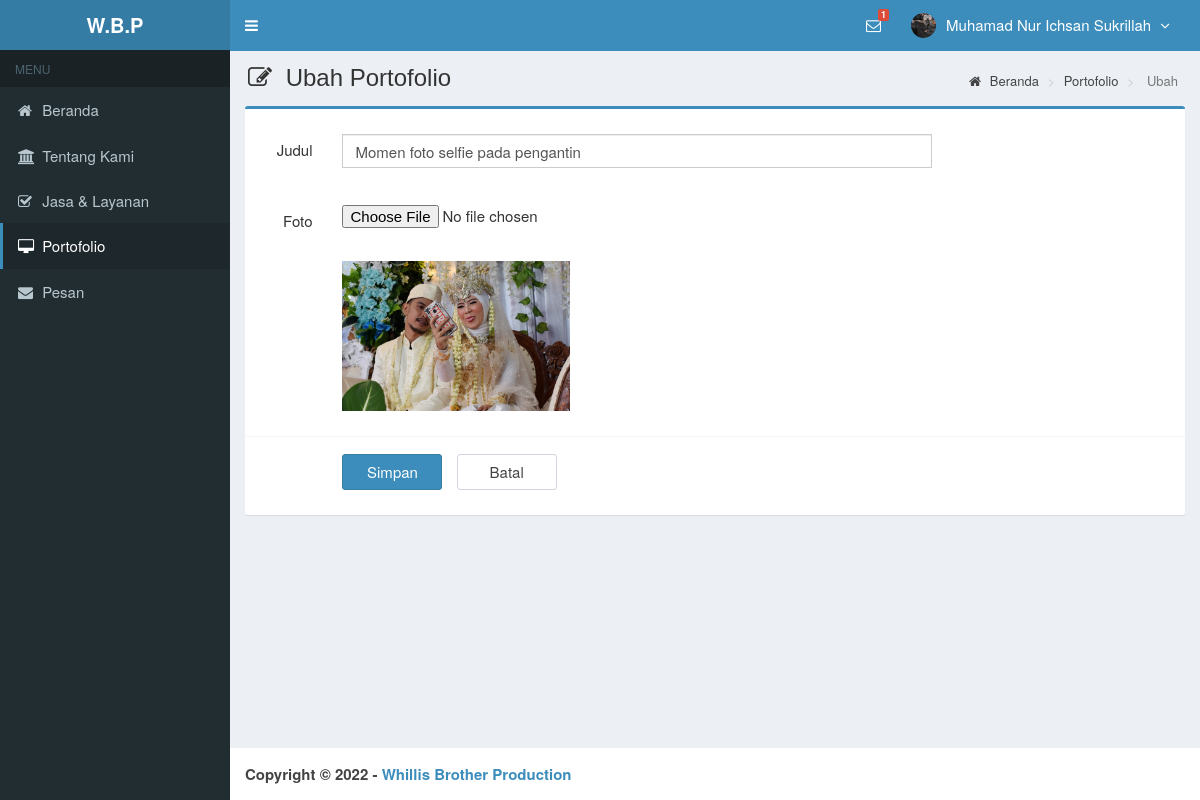
Page /admin/main.php?module=form_portfolio&form=edit&id=2 (signed in) on the committed database.
### tables this page shows
CREATE TABLE `tb_portofolio` (
  `id_portofolio` int(11) NOT NULL,
  `judul` varchar(255) NOT NULL,
  `foto` varchar(100) NOT NULL
);

### admin/modules/portfolio/form.php (the view, shortened to what this page needs)
<?php
if ($_GET['form']=='add') { ?>
  <section class="content-header">
    <h1>
      <i style="margin-right:7px" class="fa fa-edit"></i> Tambah Portofolio
    </h1>
    <ol class="breadcrumb">
      <li><a href="?module=home"><i class="fa fa-home"></i> Beranda </a></li>
      <li><a href="?module=portfolio"> Portofolio </a></li>
      <li class="active"> Tambah </li>
    </ol>
  </section>
  <section class="content">
    <div class="row">
      <div class="col-md-12">
        <div class="box box-primary">
          <form role="form" class="form-horizontal" method="POST" action="modules/portfolio/proses.php?act=insert" method="POST" enctype="multipart/form-data">
            <div class="box-body">
              <div class="form-group">
                <label class="col-sm-1 control-label">Judul</label>
                <div class="col-sm-8">
                  <input type="text" class="form-control" name="judul" autocomplete="off" required>
                </div>
              </div>
              <br>
              <div class="form-group">
                <label class="col-sm-1 control-label">foto</label>
                <div class="col-sm-8">
                  <input style="height:35px" type="file" name="foto" autocomplete="off" required>
                </div>
              </div>
            </div>
            <div class="box-footer">
              <div class="form-group">
                <div class="col-sm-offset-1 col-sm-11">
                  <input type="submit" class="btn btn-primary btn-submit" name="save" value="Simpan">
                  <a href="?module=portfolio" class="btn btn-default btn-reset">Batal</a>
                </div>
              </div>
            </div>
          </form>
        </div>
      </div>
    </div>
  </section>
<?php
}
elseif ($_GET['form']=='edit') {
  if (isset($_GET['id'])) {
      $query = mysqli_query($mysqli, "SELECT * FROM tb_portofolio WHERE id_portofolio='$_GET[id]'")
                                      or die('Ada kesalahan pada query tampil data portfolio : '.mysqli_error($mysqli));
      $data  = mysqli_fetch_assoc($query);
    }
?>
  <section class="content-header">
    <h1>
      <i style="margin-right:7px" class="fa fa-edit"></i> Ubah Portofolio
    </h1>
    <ol class="breadcrumb">
      <li><a href="?module=home"><i class="fa fa-home"></i> Beranda </a></li>
      <li><a href="?module=portfolio"> Portofolio </a></li>
      <li class="active"> Ubah </li>
    </ol>
  </section>
  <section class="content">
    <div class="row">
      <div class="col-md-12">
        <div class="box box-primary">
          <form role="form" class="form-horizontal" method="POST" action="modules/portfolio/proses.php?act=update" method="POST" enctype="multipart/form-data">
            <div class="box-body">
              <div class="form-group">
                <label class="col-sm-1 control-label">Judul</label>
                <div class="col-sm-8">
                  <input type="text" class="form-control" name="judul" autocomplete="off" value="<?php echo $data['judul']; ?>" required>
                </div>
              </div>
              <br>
              <div class="form-group">
                <label class="col-sm-1 control-label">Foto</label>
                <div class="col-sm-8">
                  <input style="height:35px" type="file" name="foto" autocomplete="off">
                  <br>
                  <img src="../images/portfolio/<?php echo $data['foto']; ?>" height="150">
                </div>
              </div>
            </div>
            <div class="box-footer">
              <div class="form-group">
                <div class="col-sm-offset-1 col-sm-11">
                  <input type="submit" class="btn btn-primary btn-submit" name="save" value="Simpan">
                  <a href="?module=portfolio" class="btn btn-default btn-reset">Batal</a>
                </div>
              </div>
            </div>
          </form>
        </div>
      </div>
    </div>
  </section>
<?php
}
?>

### admin/assets/css/style.css (style rules this page uses)
.form-horizontal .control-label { margin-bottom: 0; padding-top: 5px; text-align: right; }
label { display: inline-block; font-size: 15px; font-weight: 400; margin-bottom: 5px; max-width: 100%; }
.form-control { background-color: #fff; background-image: none; border: 1px solid #ccc; border-radius: 4px; box-shadow: 0 1px 1px rgba(0, 0, 0, 0.075) inset; color: #555; display: block; font-size: 15px; height: 34px; line-height: 1.42857; padding: 6px 12px; transition: border-color 0.15s ease-in-out 0s, box-shadow 0.15s ease-in-out 0s; width: 100%; }
.btn-default { background-color: #fff; border-color: #d2d6de; color: #444; }
.content-header { padding: 15px 18px 0; position: relative; }
.content-header > .breadcrumb { background: transparent none repeat scroll 0 0; border-radius: 2px; float: right; font-size: 13px; margin-bottom: 0; margin-top: 0; padding: 7px 12px; position: absolute; right: 10px; top: 15px; }
.btn-submit { width: 100px; margin-top: 7px; margin-right: 10px; font-size: 15px; }
.btn-reset { width: 100px; margin-top: 7px; font-size: 15px; }
body { background-color: #fff; color: #333; font-size: 15px; line-height: 1.42857; }

### rows in the picture
tb_portofolio: judul "Momen foto selfie pada pengantin", foto (picture)

### other values in the picture
$jumlah "1"
$_SESSION['nama_lengkap'] "Muhamad Nur Ichsan Sukrillah"
